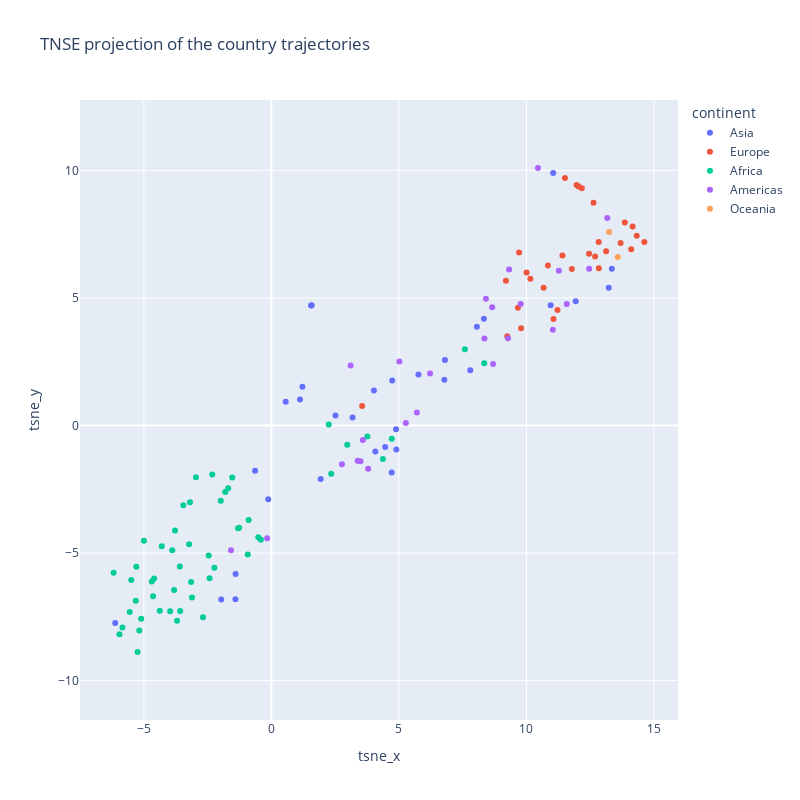

Notebook cell for this chart:
### Code cell
fig = px.scatter(projections, x="tsne_x", y="tsne_y", hover_name="iso_alpha", color="continent",
                 width=800, height=800, 
                title="TNSE projection of the country trajectories")


fig.update_yaxes(
    scaleanchor = "x",
    scaleratio = 1,
  )



fig.show()

### Figure 1 — Plotly figure (JSON) as saved in the notebook; plotly's stock layout.template omitted (floating-point values rounded to 4 significant figures)
{"data": [{"hovertemplate": "<b>%{hovertext}</b><br><br>continent=Asia<br>tsne_x=%{x}<br>tsne_y=%{y}<extra></extra>", "hovertext": ["AFG", "BHR", "BGD", "KHM", "CHN", "HKG", "IND", "IDN", "IRN", "IRQ", "ISR", "JPN", "JOR", "KOR", "KOR", "LBN", "MYS", "MNG", "MMR", "NPL", "OMN", "PAK", "PHL", "SAU", "SGP", "LKA", "SYR", "TWN", "THA", "VNM", "PSE", "YEM"], "legendgroup": "Asia", "marker": {"color": "#636efa", "symbol": "circle"}, "mode": "markers", "name": "Asia", "orientation": "v", "showlegend": true, "type": "scatter", "x": [-6.124, 7.797, 0.5618, -1.408, 1.576, 13.23, 1.558, 1.215, 3.184, -0.6393, 13.35, 11.05, 4.463, 6.805, 5.766, 8.057, 6.781, 1.933, -0.1228, -1.403, 4.717, 1.121, 4.022, 4.076, 11.93, 8.33, 4.887, 10.95, 4.737, 2.513, 4.897, -1.966], "xaxis": "x", "y": [-7.74, 2.163, 0.9353, -6.813, 4.721, 5.406, 4.705, 1.524, 0.318, -1.775, 6.147, 9.903, -0.8397, 2.572, 2.002, 3.87, 1.795, -2.095, -2.89, -5.823, -1.845, 1.016, 1.373, -1.016, 4.868, 4.191, -0.1488, 4.717, 1.764, 0.3937, -0.9387, -6.824], "yaxis": "y"}, {"hovertemplate": "<b>%{hovertext}</b><br><br>continent=Europe<br>tsne_x=%{x}<br>tsne_y=%{y}<extra></extra>", "hovertext": ["ALB", "AUT", "BEL", "BIH", "BGR", "HRV", "CZE", "DNK", "FIN", "FRA", "DEU", "GRC", "HUN", "ISL", "IRL", "ITA", "MNE", "NLD", "NOR", "POL", "PRT", "ROU", "SRB", "SVK", "SVN", "ESP", "SWE", "CHE", "TUR", "GBR"], "legendgroup": "Europe", "marker": {"color": "#EF553B", "symbol": "circle"}, "mode": "markers", "name": "Europe", "orientation": "v", "showlegend": true, "type": "scatter", "x": [9.79, 12.69, 12.83, 9.248, 10.15, 10.67, 11.41, 13.69, 12.84, 12.17, 11.51, 13.12, 10.0, 14.62, 12.45, 12.04, 11.06, 13.86, 14.32, 9.71, 11.22, 9.196, 9.665, 10.84, 11.78, 12.63, 14.16, 14.11, 3.559, 11.96], "xaxis": "x", "y": [3.811, 6.627, 7.194, 3.496, 5.753, 5.402, 6.665, 7.16, 6.17, 9.305, 9.701, 6.837, 5.997, 7.199, 6.737, 9.376, 4.174, 7.96, 7.438, 6.779, 4.532, 5.68, 4.617, 6.276, 6.134, 8.732, 7.802, 6.907, 0.7609, 9.43], "yaxis": "y"}, {"hovertemplate": "<b>%{hovertext}</b><br><br>continent=Africa<br>tsne_x=%{x}<br>tsne_y=%{y}<extra></extra>", "hovertext": ["DZA", "AGO", "BEN", "BWA", "BFA", "BDI", "CMR", "CAF", "TCD", "COM", "COD", "COG", "CIV", "DJI", "EGY", "GNQ", "ERI", "ETH", "GAB", "GMB", "GHA", "GIN", "GNB", "KEN", "LSO", "LBR", "LBY", "MDG", "MWI", "MLI", "MRT", "MUS", "MAR", "MOZ", "NAM", "NER", "NGA", "REU", "RWA", "STP", "SEN", "SLE", "SOM", "ZAF", "SDN", "SWZ", "TZA", "TGO", "TUN", "UGA", "ZMB", "ZWE"], "legendgroup": "Africa", "marker": {"color": "#00cc96", "symbol": "circle"}, "mode": "markers", "name": "Africa", "orientation": "v", "showlegend": true, "type": "scatter", "x": [3.763, -5.838, -2.458, -2.32, -3.813, -4.596, -3.224, -4.688, -3.59, -0.4128, -5.293, -1.984, -3.778, -3.146, 2.25, -4.375, -3.114, -5.493, -1.263, -2.681, -0.892, -3.698, -5.178, -1.808, -3.191, -5.318, 4.372, -2.423, -4.638, -3.969, -0.5142, 7.586, 2.975, -5.555, -1.694, -3.576, -6.184, 8.344, -5.246, 2.346, -0.9256, -5.956, -5.103, -1.533, -2.236, -3.45, -3.886, -1.303, 4.72, -4.299, -4.996, -2.957], "xaxis": "x", "y": [-0.4286, -7.918, -5.099, -1.921, -6.445, -5.998, -4.65, -6.113, -5.529, -4.479, -5.54, -2.951, -4.116, -6.137, 0.04003, -7.26, -6.743, -6.058, -4.006, -7.516, -3.705, -7.649, -8.036, -2.606, -3.007, -6.867, -1.316, -5.992, -6.69, -7.279, -4.377, 2.989, -0.7554, -7.307, -2.463, -7.267, -5.776, 2.443, -8.877, -1.887, -5.052, -8.18, -7.573, -2.036, -5.581, -3.128, -4.889, -4.024, -0.5202, -4.737, -4.512, -2.028], "yaxis": "y"}, {"hovertemplate": "<b>%{hovertext}</b><br><br>continent=Americas<br>tsne_x=%{x}<br>tsne_y=%{y}<extra></extra>", "hovertext": ["ARG", "BOL", "BRA", "CAN", "CHL", "COL", "CRI", "CUB", "DOM", "ECU", "SLV", "GTM", "HTI", "HND", "JAM", "MEX", "NIC", "PAN", "PRY", "PER", "PRI", "TTO", "USA", "URY", "VEN"], "legendgroup": "Americas", "marker": {"color": "#ab63fa", "symbol": "circle"}, "mode": "markers", "name": "Americas", "orientation": "v", "showlegend": true, "type": "scatter", "x": [9.321, -0.1659, 3.107, 13.17, 8.692, 6.22, 11.04, 11.58, 5.271, 5.703, 3.794, 2.766, -1.583, 3.382, 9.775, 5.018, 3.496, 9.276, 8.411, 3.585, 12.46, 8.658, 10.45, 11.27, 8.353], "xaxis": "x", "y": [6.12, -4.419, 2.357, 8.139, 2.417, 2.042, 3.759, 4.766, 0.103, 0.5156, -1.69, -1.514, -4.887, -1.384, 4.765, 2.507, -1.396, 3.418, 4.97, -0.569, 6.142, 4.637, 10.09, 6.07, 3.409], "yaxis": "y"}, {"hovertemplate": "<b>%{hovertext}</b><br><br>continent=Oceania<br>tsne_x=%{x}<br>tsne_y=%{y}<extra></extra>", "hovertext": ["AUS", "NZL"], "legendgroup": "Oceania", "marker": {"color": "#FFA15A", "symbol": "circle"}, "mode": "markers", "name": "Oceania", "orientation": "v", "showlegend": true, "type": "scatter", "x": [13.24, 13.58], "xaxis": "x", "y": [7.591, 6.605], "yaxis": "y"}], "layout": {"height": 800, "legend": {"title": {"text": "continent"}, "tracegroupgap": 0}, "title": {"text": "TNSE projection of the country trajectories"}, "width": 800, "xaxis": {"anchor": "y", "domain": [0, 1], "title": {"text": "tsne_x"}}, "yaxis": {"anchor": "x", "domain": [0, 1], "scaleanchor": "x", "scaleratio": 1, "title": {"text": "tsne_y"}}}}
